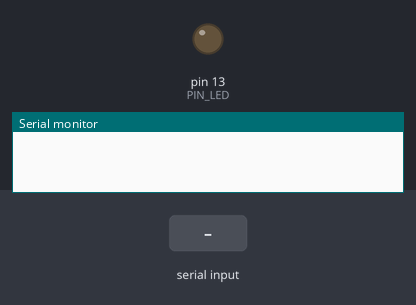
Bench run of a sketch on a simulated Arduino Uno, built with avr-gcc and run on an emulated ATmega328P. Parts: output pins drawn as LEDs (lit = HIGH), the last lines printed to the serial monitor. The inputs (shaded band) are chosen by the test bench.

Above: at 1.2 s.
1.3 s: "on" received over Serial
At 2.6 s:
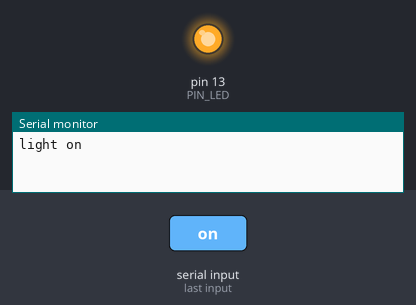
6.2 s: "off" received over Serial
At 7.6 s:
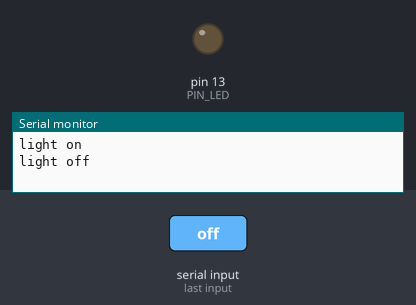
Timing chart, 0 to 9.2 s (numbered marks = the images above; inputs shaded):
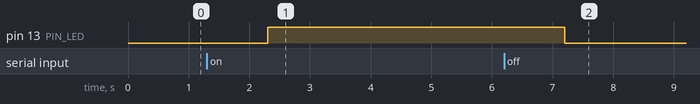

The sketch:

bluetooth.ino
```cpp
// Made by https://retroetgeek.com
#include <SoftwareSerial.h> // librairie pour creer une nouvelle connexion serie max 9600 baud
#define PIN_LED 13

SoftwareSerial BTSerial(10, 11); // RX | TX  = > BT-TX=10 BT-RX=11

void setup()
{
  Serial.begin(9600);


  BTSerial.begin(115200);

  pinMode(PIN_LED, OUTPUT);
}

void loop()
{
  String message;

  while (BTSerial.available())
  {
    message = BTSerial.readString();
    Serial.println(message);
  }

  while (Serial.available())
  {
    message = Serial.readString();
    BTSerial.println(message);
  }

  if (message == "on")
  {
    Serial.println("light on");
    digitalWrite(PIN_LED, HIGH);
  }
  else if (message == "off")
  {
    Serial.println("light off");
    digitalWrite(PIN_LED, LOW);
  }
}
```

Measured:
- after the input at 1.3 s, pin 13 (PIN_LED): LOW → HIGH after 1.0 s
- after the input at 6.2 s, pin 13 (PIN_LED): HIGH → LOW after 1.0 s
